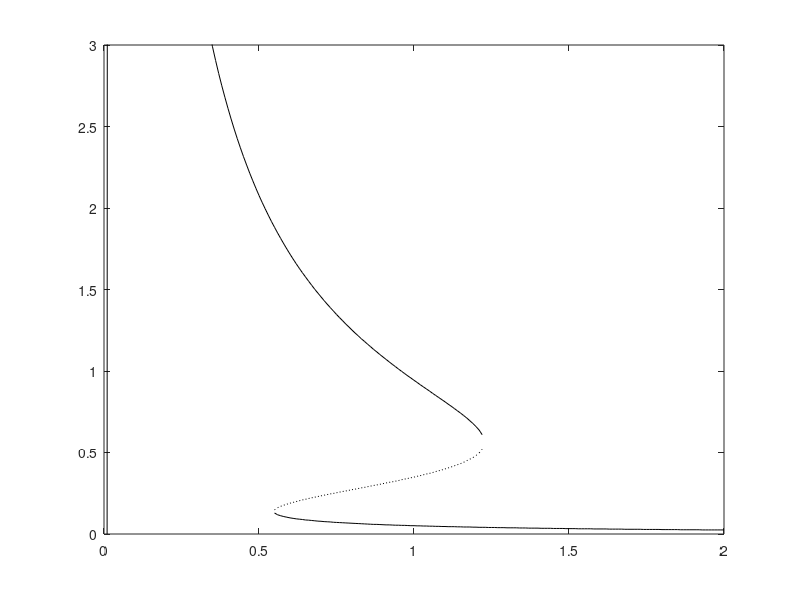

The MATLAB source for this figure:
koffs=0:0.01:2;
Pts=zeros(3,length(koffs));
for iK=1:length(koffs)
    kp0=0.05;
    kfb=1;
    KFB=0.1;
    kgapr=koffs(iK);
    p=0:0.001:100;
    OnRate = (kp0+kfb*p.^3./(KFB+p.^3));
    OffRate=(kgapr*p);
    Net=OnRate-OffRate;
    SgnChg=find((Net(1:end-1).*Net(2:end))<0);
    Pts(:,iK)=[p(SgnChg); zeros(3-length(SgnChg),1)];
    %plot(p,OnRate-OffRate)
    %hold on
    %set(gca,'ColorOrderIndex',get(gca,'ColorOrderIndex')-1)
    %scatter(p(SgnChg),OnRate(SgnChg)-OffRate(SgnChg),'filled')
end
sw1=find(sum(Pts>0)>1,1,'first');
sw2=find(sum(Pts>0)>1,1,'last');
Branch1=[Pts(1,2:sw1-1) Pts(3,sw1:sw2)];
Branch2=Pts(2,sw1:sw2);
Branch3=Pts(1,sw1:end);
plot(koffs(2:sw2),Branch1,'-k')
hold on
plot(koffs(sw1:sw2),Branch2,':k')
plot(koffs(sw1:end),Branch3,'-k')
ylim([0 3])
%plot(koffs,Pts)